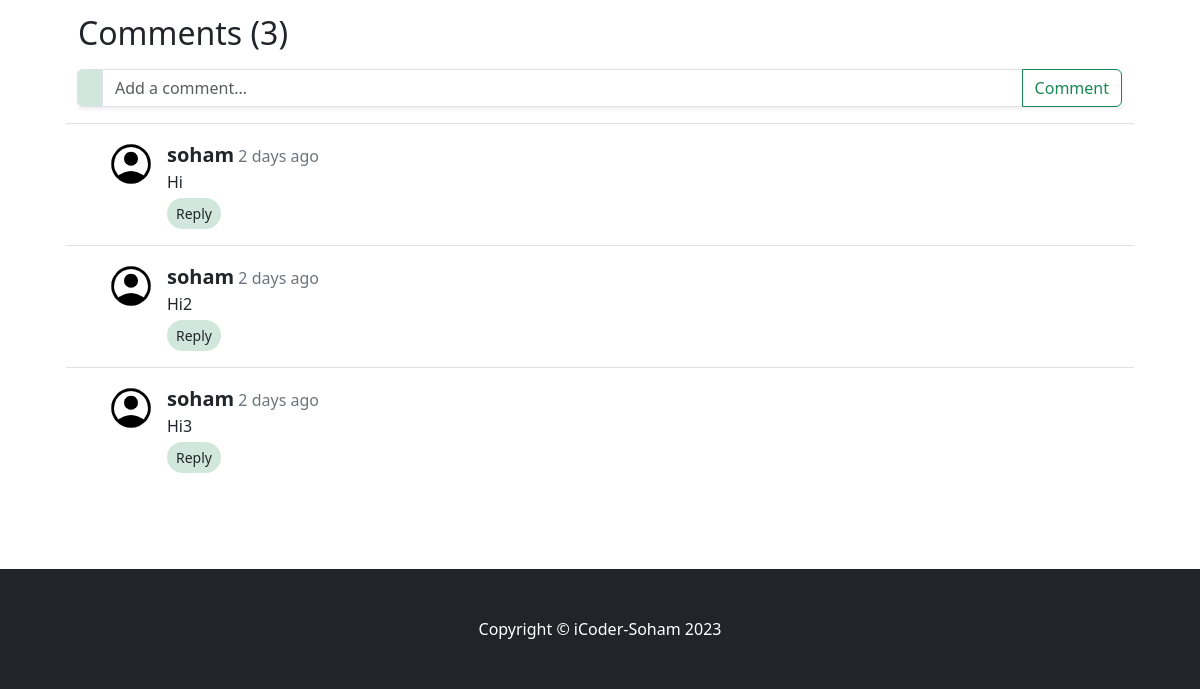
Before: /blog/the-impact-of-ai-on-software-development-trends-and-best-practices (lower part) with the older database file.
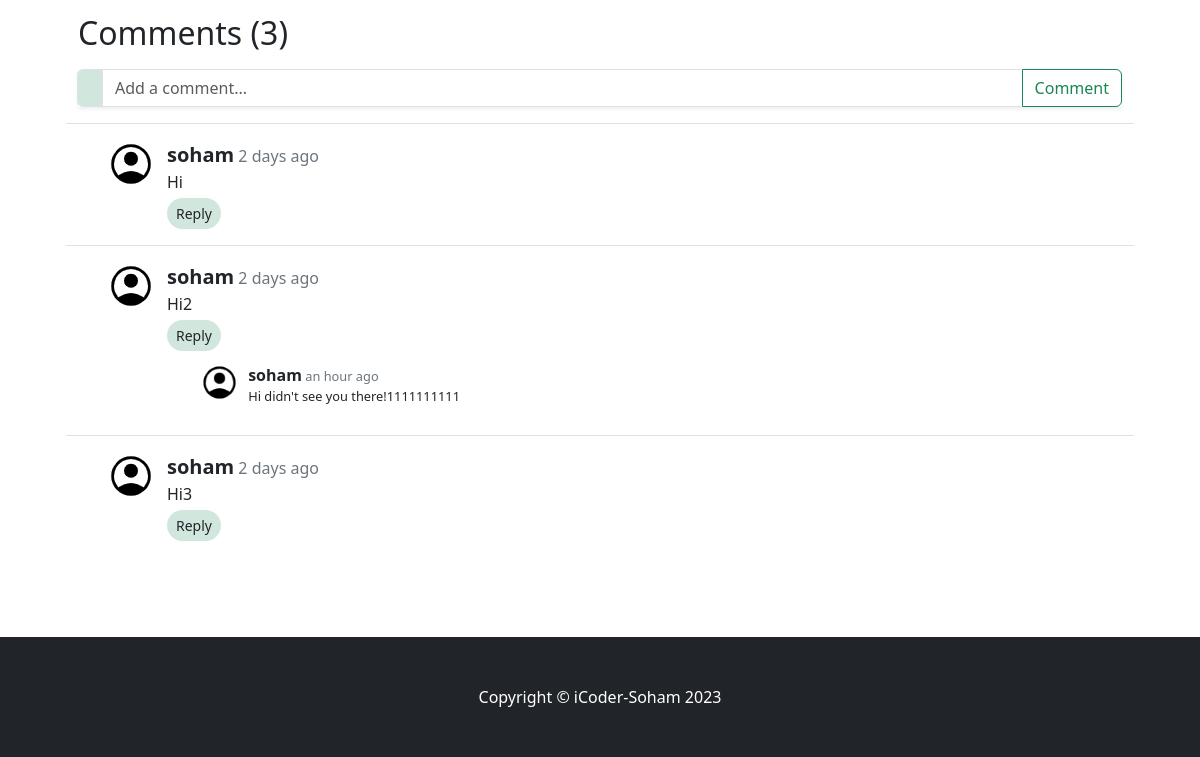
After: the same page with the newer database file.
### blog/models.py (models this page shows, shortened)
class Comment(models.Model):
    sno = models.AutoField(primary_key=True)
    data = models.TextField()
    user = models.ForeignKey(User, on_delete=models.CASCADE)
    post = models.ForeignKey(Post, on_delete=models.CASCADE)
    parent = models.ForeignKey('self', on_delete=models.CASCADE, null=True)
    timestamp = models.DateTimeField(default=now)

### blog/views.py (the view)
# urls.py: path("<slug:slug>", views.blogPost, name='post_detail'),
def blogPost(request, slug):
    post = Post.objects.filter(slug=slug).first()
    comments = Comment.objects.filter(post=post, parent=None)
    replies = Comment.objects.filter(post=post).exclude(parent=None)
    replyDict = {}
    for reply in replies:
        if reply.parent.sno not in replyDict.keys():
            replyDict[reply.parent.sno] = [reply]
        else:
            replyDict[reply.parent.sno].append(reply)
    context = {"post": post, "comments": comments, "replyDict": replyDict}
    return render(request, "blog/blogpost.html", context)

### blog/templatetags/extras.py (called while the page is built)
@register.filter(name="get_rep_filter")
def get_rep_filter(dict, key):
    return dict.get(key, "")

### templates/blog/blogpost.html (shortened to what this page needs)
{% extends '../base.html' %}
{% block body %}
<div class="container px-5 mt-4">
    <h2>Comments ({{comments|length}})</h2>
    <form action="/blog/postcomment" method="post">
        <div class="input-group my-3 shadow-sm">
            <span class="input-group-text bg-success-subtle rounded-start fw-bolder"
                id="basic-addon3">{{request.user.username}}</span>
            <input type="text" class="form-control" id="basic-url" aria-describedby="basic-addon3" name="comment"
                id="comment" placeholder="Add a comment..." required>
            <button type="submit" class="btn btn-outline-success">Comment</button>
        </div>
    </form>
    <div class="" id="comments" style="margin-bottom: 5rem;">
        {% for comment in comments %}
        <div class="row py-3 border-top">
            {% load static %}
            <div class="col-md-1 p-0"><img src="{% static 'img/account_circle.png' %}"
                    class="img-thumbnail rounded-circle border-0 p-0 float-end" alt="..."></div>
            <div class="col-md-11">
                {% load humanize %}
                <span class="fw-bolder fs-5">{{comment.user.username}}</span><span class="text-secondary">
                    {{comment.timestamp|naturaltime}}</span>
                <div style="overflow-wrap: anywhere;">
                    {{comment.data}}
                </div>
                <div class="replybox">
                    <button class="btn btn-outline bg-success-subtle btn-sm rounded-pill mt-1 px-2" type="button"
                        data-bs-toggle="collapse" data-bs-target="#reply{{comment.sno}}" aria-expanded="false"
                        aria-controls="collapseExample">
                        Reply
                    </button>
                    {% load extras %}
                    <div class="replies" style="zoom: 0.8;">
                        {% for reply in replyDict|get_rep_filter:comment.sno %}
                        <div class="row py-3">
                            {% load static %}
                            <div class="col-md-1 p-0"><img src="{% static 'img/account_circle.png' %}"
                                    class="img-thumbnail rounded-circle border-0 p-0 float-end" alt="..."></div>
                            <div class="col-md-11">
                                {% load humanize %}
                                <span class="fw-bolder fs-5">{{reply.user.username}}</span>
                                <span class="text-secondary">{{reply.timestamp|naturaltime}}</span>
                                <div style="overflow-wrap: anywhere;">{{reply.data}}</div>
                            </div>
                        </div>
                        {% endfor %}
                    </div>
                </div>
            </div>
        </div>
        {% endfor %}
    </div>
</div>
{% endblock body %}

Changed rows visible on the page:
added Comment: user.username "soham", timestamp "an hour ago", data "Hi didn't see you there!1111111111"
